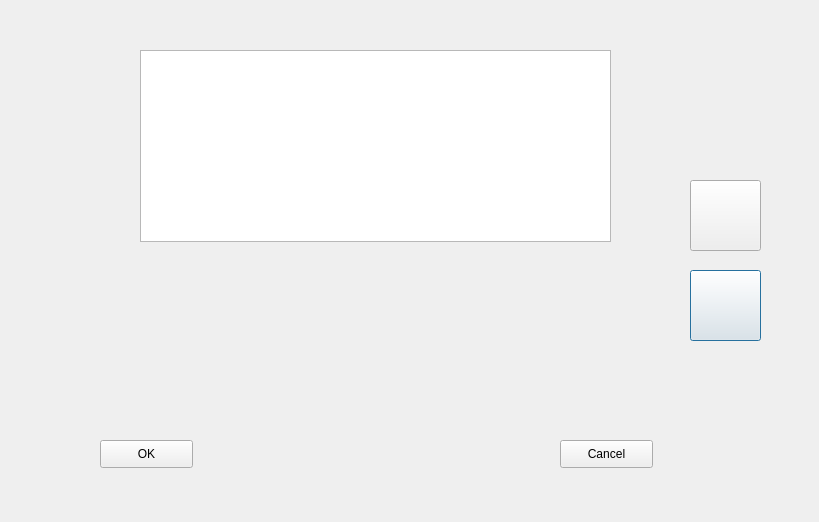
<?xml version="1.0" encoding="UTF-8"?>
<ui version="4.0">
 <class>managetasks</class>
 <widget class="QDialog" name="managetasks">
  <property name="geometry">
   <rect>
    <x>0</x>
    <y>0</y>
    <width>819</width>
    <height>522</height>
   </rect>
  </property>
  <property name="windowTitle">
   <string>Dialog</string>
  </property>
  <widget class="QPushButton" name="m_clear">
   <property name="geometry">
    <rect>
     <x>690</x>
     <y>270</y>
     <width>71</width>
     <height>71</height>
    </rect>
   </property>
   <property name="text">
    <string/>
   </property>
  </widget>
  <widget class="QPushButton" name="m_delete">
   <property name="geometry">
    <rect>
     <x>690</x>
     <y>180</y>
     <width>71</width>
     <height>71</height>
    </rect>
   </property>
   <property name="text">
    <string/>
   </property>
  </widget>
  <widget class="QPushButton" name="m_OK">
   <property name="geometry">
    <rect>
     <x>100</x>
     <y>440</y>
     <width>93</width>
     <height>28</height>
    </rect>
   </property>
   <property name="text">
    <string>OK</string>
   </property>
  </widget>
  <widget class="QPushButton" name="m_Cancel">
   <property name="geometry">
    <rect>
     <x>560</x>
     <y>440</y>
     <width>93</width>
     <height>28</height>
    </rect>
   </property>
   <property name="text">
    <string>Cancel</string>
   </property>
  </widget>
  <widget class="QTableView" name="tableView">
   <property name="geometry">
    <rect>
     <x>140</x>
     <y>50</y>
     <width>471</width>
     <height>192</height>
    </rect>
   </property>
  </widget>
 </widget>
 <resources/>
 <connections/>
</ui>
